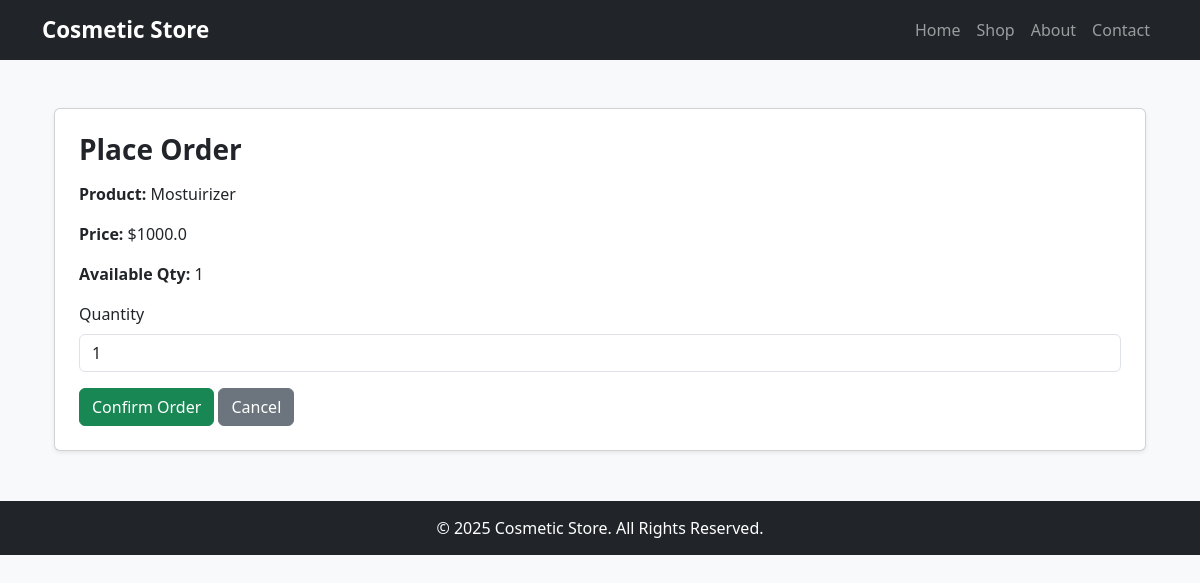
Page /orders/create/1/1/ on the committed database.
### products/models.py (models this page shows)
class Product(models.Model):
  name = models.CharField(max_length=255)
  price = models.FloatField(max_length=5)
  qty=models.IntegerField(default=0)
  type=models.CharField(max_length=20)
  description=models.CharField(max_length=200)
  brand=models.CharField(max_length=200)
  mfgdate= models.DateTimeField(max_length=255,default='')
  expdate= models.DateTimeField(max_length=255,default='')
  image= models.CharField(max_length=255,default='')

### orders/views.py (the view)
# urls.py: path('orders/create/<int:user_id>/<int:product_id>/', views.order_create, name='order_create'),
def order_create(request, user_id, product_id):
    user = get_object_or_404(User, id=user_id)
    product = get_object_or_404(Product, id=product_id)
    if request.method == "POST":
        quantity = int(request.POST.get("quantity", 1))
        order = Order.objects.create(user=user, product=product, quantity=quantity)
        return redirect('order_detail', order_id=order.id)
    return render(request, 'order_form.html', {'user': user, 'product': product})

### orders/templates/order_form.html (shortened to what this page needs)
{% extends 'base.html' %}
{% block content %}
<div class="container mt-4">
    <div class="card shadow-sm p-4">
        <h3 class="fw-bold mb-3">Place Order</h3>
        <p><strong>Product:</strong> {{ product.name }}</p>
        <p><strong>Price:</strong> ${{ product.price }}</p>
        <p><strong>Available Qty:</strong> {{ product.qty }}</p>
        <form method="post">
            <div class="mb-3">
                <label for="quantity" class="form-label">Quantity</label>
                <input type="number" name="quantity" id="quantity" class="form-control" value="1" min="1" max="{{ product.qty }}">
            </div>
            <button type="submit" class="btn btn-success">
                 Confirm Order
            </button>
            <a href="{% url 'product_detail' product.id %}" class="btn btn-secondary">
                Cancel
            </a>
        </form>
    </div>
</div>
{% endblock %}

### products/templates/base.html (style rules this page uses)
body { background-color: #f8f9fa; }

### rows in the picture
Product: name "Mostuirizer", price "1000.0", qty "1", quantity "1"
